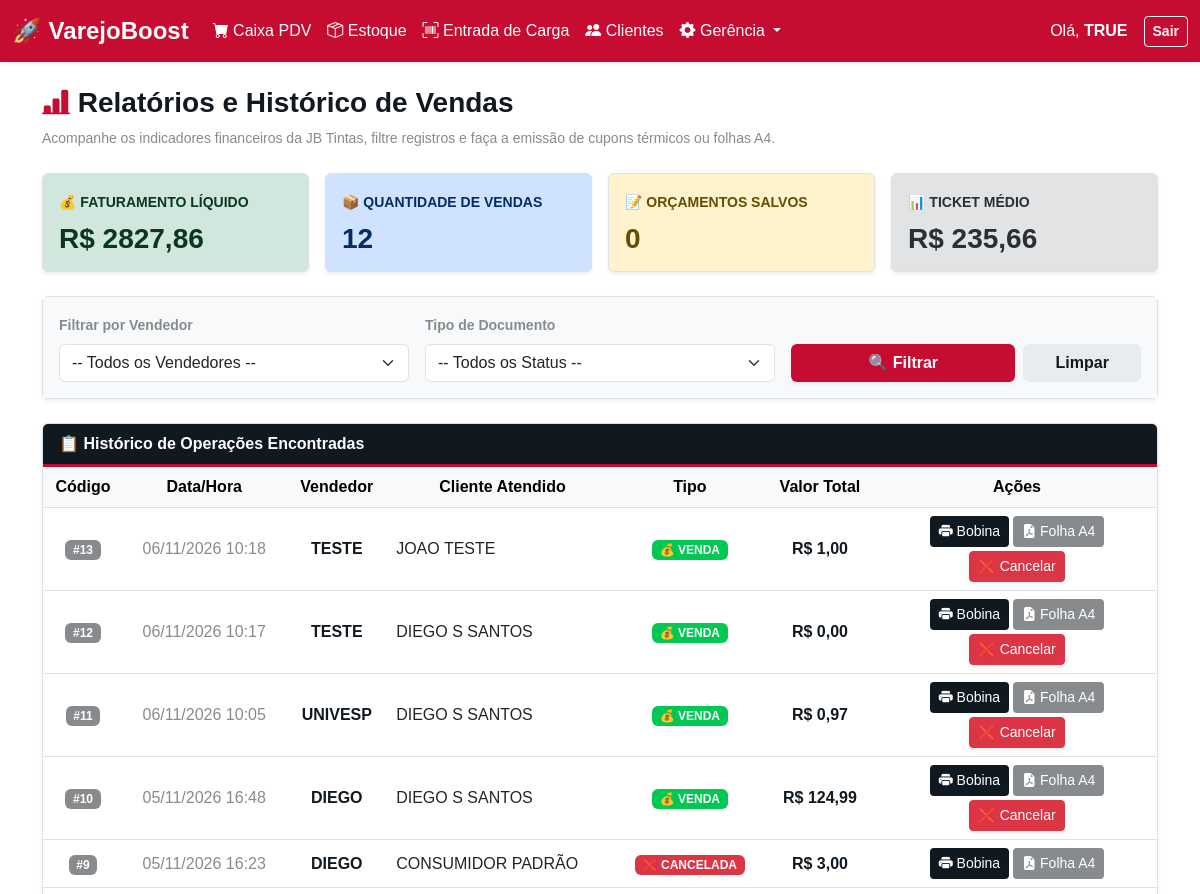
The app's page /gerencia/relatoriospainel/relatorios/ (signed in, upper part), older data.
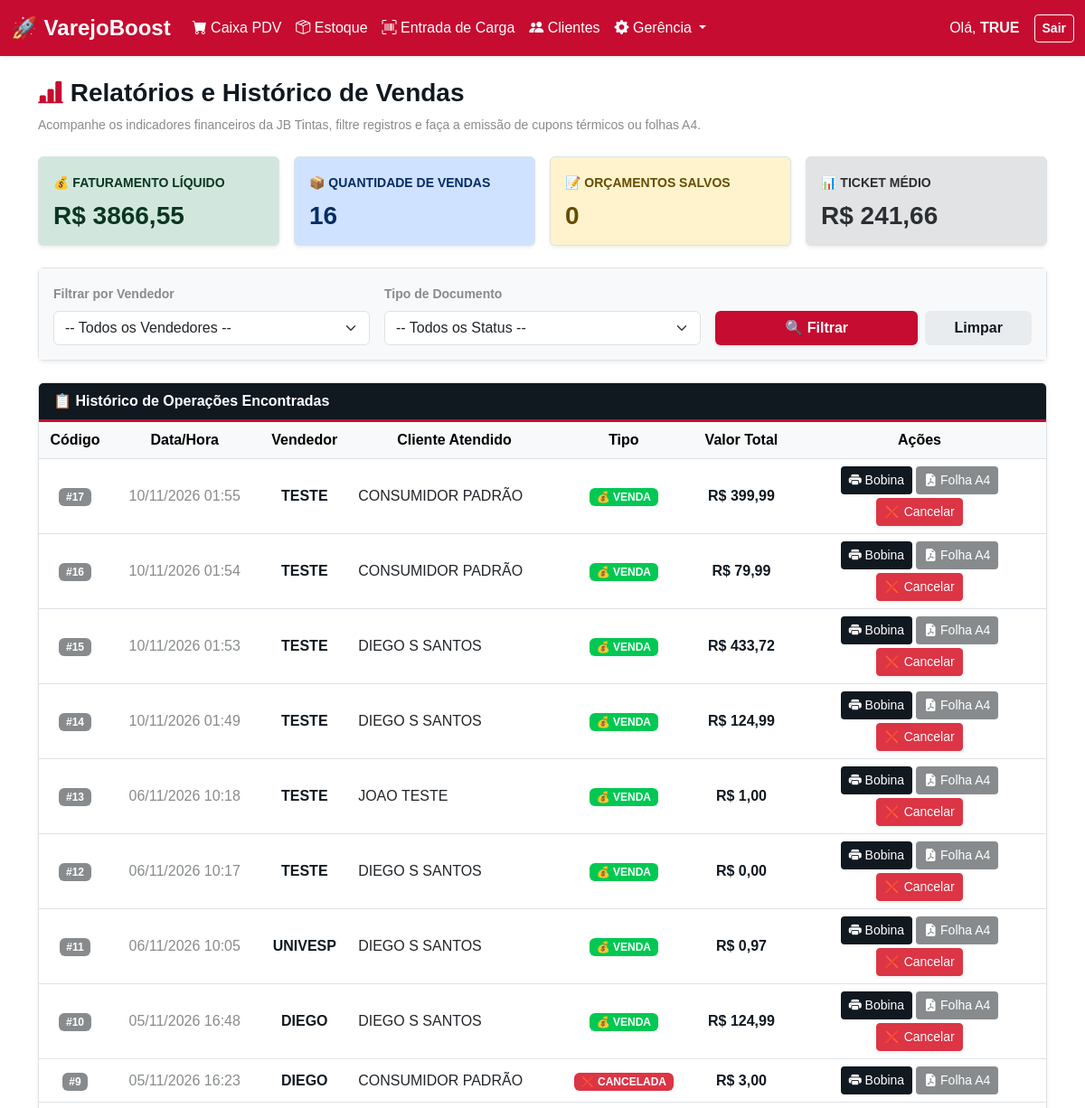
The same page, newer data.
### inventario/models/vendas/venda_models.py (models this page shows, shortened)
class Vendas(models.Model):
    STATUS_CHOICES = [
        ('VENDA', 'Venda Finalizada'),
        ('ORCAMENTO', 'Orçamento'),
        ('CANCELADA', 'Cancelada'),
    ]
    FORMA_PAGAMENTO_CHOICES = [
        ('DINHEIRO', 'Dinheiro'),
        ('PIX', 'PIX'),
        ('DEBITO', 'Cartão de Débito'),
        ('CREDITO', 'Cartão de Crédito'),
    ]
    data_venda = models.DateTimeField(default=timezone.now)
    valor_total = models.DecimalField(max_digits=10, decimal_places=2, default=0.00)
    valor_desconto = models.DecimalField(max_digits=10, decimal_places=2, default=0.00)
    pontos_resgatados = models.DecimalField(max_digits=10, decimal_places=2, default=0.00)
    valor_desconto_pontos = models.DecimalField(max_digits=10, decimal_places=2, default=0.00)
    vendedor = models.CharField(max_length=100, blank=True, null=True)
    valor_comissao = models.DecimalField(max_digits=10, decimal_places=2, default=0.00)
    forma_pagamento = models.CharField(max_length=20, choices=FORMA_PAGAMENTO_CHOICES, default='DINHEIRO')
    cliente = models.ForeignKey('inventario.Clientes', on_delete=models.SET_NULL, null=True, blank=True, related_name='compras_feitas')
    indicante = models.ForeignKey('inventario.Clientes', on_delete=models.SET_NULL, null=True, blank=True, related_name='indicacoes_realizadas')
    cupom_texto = models.TextField(blank=True, null=True)
    status = models.CharField(max_length=20, choices=STATUS_CHOICES, default='VENDA')

### inventario/models/clientes/cliente_models.py (models this page shows, shortened)
class Clientes(models.Model):
    nome = models.CharField(max_length=150)
    telefone = models.CharField(max_length=50, blank=True, null=True)
    cpf = models.CharField(max_length=20, blank=True, null=True)
    cep = models.CharField(max_length=20, blank=True, null=True)
    rua = models.CharField(max_length=200, blank=True, null=True)
    numero = models.CharField(max_length=50, blank=True, null=True)
    complemento = models.CharField(max_length=150, blank=True, null=True)
    bairro = models.CharField(max_length=100, blank=True, null=True)
    cidade = models.CharField(max_length=100, blank=True, null=True)
    estado = models.CharField(max_length=2, blank=True, null=True)
    tipo = models.CharField(max_length=50, default="CLIENTE")
    pontos = models.DecimalField(max_digits=10, decimal_places=2, default=0.00)
    class Meta:
        db_table = 'clientes'
    def __str__(self):
        return self.nome

### inventario/views/vendas/relatorios_views.py (the view)
# urls.py: path('gerencia/relatoriospainel/relatorios/', relatorios_views.tela_relatorios, name='tela_relatorios'),
def tela_relatorios(request):
    if 'usuario_logado' not in request.session:
        return redirect('login')
    vendedor_filtro = request.GET.get('vendedor', '')
    status_filtro = request.GET.get('status', '')
    metricas = dashboard_services.obter_metricas_dashboard(vendedor_filtro, status_filtro)
    context = {
        'vendas': metricas['vendas_todas'],
        'vendedores': Usuarios.objects.all(),
        'filtros': {
            'vendedor': vendedor_filtro,
            'status': status_filtro,
        },
        'metricas': {
            'total_liquido': metricas['faturamento'],
            'qtd_vendas': metricas['qtd_vendas'],
            'qtd_orcamentos': metricas['qtd_orcamentos'],
            'ticket_medio': metricas['ticket_medio'],
        }
    }
    return render(request, 'inventario/relatorios.html', context)

### inventario/templates/inventario/relatorios.html (shortened to what the changed rows need)
{% extends 'inventario/base.html' %}
{% load static %}
{% block content %}
<div class="row g-3 mb-4">
    <div class="col-md-3">
        <div class="card shadow-sm border-0 h-100" style="background-color: #d1e7dd;"> <div class="card-body">
                <span class="small fw-bold text-success-emphasis">💰 FATURAMENTO LÍQUIDO</span>
                <h3 class="fw-bold mt-2 mb-0 text-success-emphasis">R$ {{ metricas.total_liquido|floatformat:2 }}</h3>
            </div>
        </div>
    </div>
    <div class="col-md-3">
        <div class="card shadow-sm border-0 h-100" style="background-color: #cfe2ff;"> <div class="card-body">
                <span class="small fw-bold text-primary-emphasis">📦 QUANTIDADE DE VENDAS</span>
                <h3 class="fw-bold mt-2 mb-0 text-primary-emphasis">{{ metricas.qtd_vendas }}</h3>
            </div>
        </div>
    </div>
    <div class="col-md-3">
        <div class="card shadow-sm border-0 h-100" style="background-color: #e2e3e5;"> <div class="card-body">
                <span class="small fw-bold text-secondary-emphasis">📊 TICKET MÉDIO</span>
                <h3 class="fw-bold mt-2 mb-0 text-secondary-emphasis">R$ {{ metricas.ticket_medio|floatformat:2 }}</h3>
            </div>
        </div>
    </div>
</div>
<div class="card shadow-sm border-0">
    <div class="card-body p-0">
        <div class="table-responsive">
            <table class="table table-hover align-middle text-center mb-0">
                <thead class="table-light">
                    <tr>
                        <th width="80">Código</th>
                        <th>Data/Hora</th>
                        <th>Vendedor</th>
                        <th>Cliente Atendido</th>
                        <th>Tipo</th>
                        <th>Valor Total</th>
                        <th class="text-center" width="280">Ações</th>
                    </tr>
                </thead>
                <tbody>
                    {% for v in vendas %}
                    <tr>
                        <td><span class="badge" style="background-color: #888B8D;">#{{ v.id }}</span></td>
                        <td style="color: #888B8D;">{{ v.data_venda|date:"d/m/Y H:i" }}</td>
                        <td style="color: #101820;"><strong>{{ v.vendedor|upper }}</strong></td>
                        <td class="text-start">{{ v.cliente|default:"Consumidor Padrão"|upper }}</td>
                        <td>
                            {% if v.status == 'VENDA' %}
                                <span class="badge px-2 py-1" style="background-color: #00C853; color: white;">💰 VENDA</span>
                            {% elif v.status == 'CANCELADA' %}
                                <span class="badge px-2 py-1 bg-danger text-white">❌ CANCELADA</span>
                            {% else %}
                                <span class="badge px-2 py-1 text-dark" style="background-color: #FFB81C;">📋 ORÇAMENTO</span>
                            {% endif %}
                        </td>
                        <td class="fw-bold" style="color: #101820;">R$ {{ v.valor_total|floatformat:2 }}</td>
                        <td class="text-center align-middle">
                            <div class="d-flex justify-content-center flex-wrap gap-1">
                                <a href="{% url 'imprimir_cupom' v.id %}" target="_blank" class="btn btn-sm text-white px-2" style="background-color: #101820;" title="Imprimir Bobina">
                                    <i class="bi bi-printer-fill"></i> Bobina
                                </a>
                                <a href="{% url 'imprimir_cupom_a4' v.id %}" target="_blank" class="btn btn-sm text-white px-2" style="background-color: #888B8D;" title="Imprimir Folha A4">
                                    <i class="bi bi-file-earmark-pdf-fill"></i> Folha A4
                                </a>
                                {% if v.status == 'CANCELADA' %}
                                    {% else %}
                                    <button class="btn btn-sm btn-danger px-2 shadow-sm" onclick="abrirModalCancelar('{{ v.id }}')" title="Cancelar Documento">
                                        ❌ Cancelar
                                    </button>
                                {% endif %}
                            </div>
                        </td>
                    </tr>
                    {% endfor %}
                </tbody>
            </table>
        </div>
    </div>
</div>
{% endblock %}

Row changes from the older to the newer data that the page shows:
added Vendas: id "17", data_venda "10/11/2026 01:55", vendedor "TESTE", cliente "CONSUMIDOR PADRÃO", status "💰 VENDA", valor_total "399,99"
added Vendas: id "16", data_venda "10/11/2026 01:54", vendedor "TESTE", cliente "CONSUMIDOR PADRÃO", status "💰 VENDA", valor_total "79,99"
added Vendas: id "15", data_venda "10/11/2026 01:53", vendedor "TESTE", cliente "DIEGO S SANTOS", status "💰 VENDA", valor_total "433,72"
added Vendas: id "14", data_venda "10/11/2026 01:49", vendedor "TESTE", cliente "DIEGO S SANTOS", status "💰 VENDA", valor_total "124,99"
Text that changed along with them:
{{ metricas.total_liquido|floatformat:2 }}: "2827,86" → "3866,55"
{{ metricas.qtd_vendas }}: "12" → "16"
{{ metricas.ticket_medio|floatformat:2 }}: "235,66" → "241,66"
